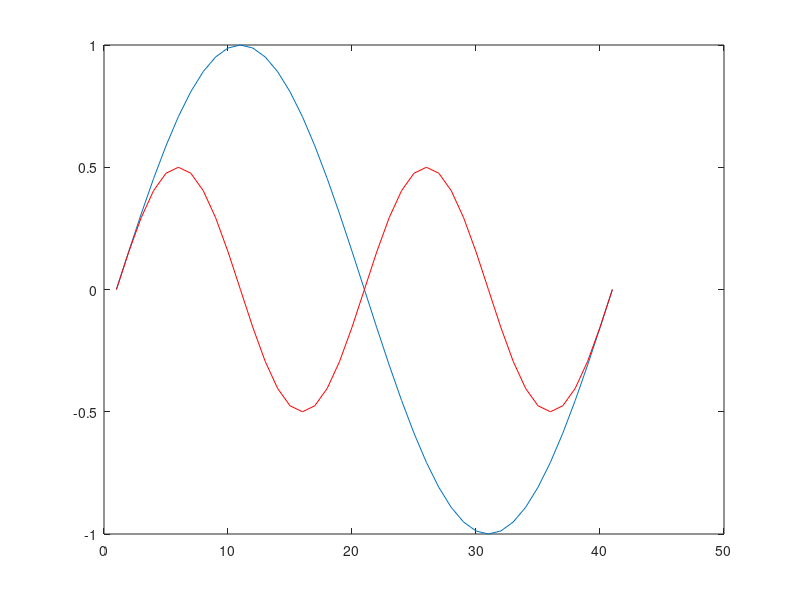

The MATLAB script that drew this image:
% Q5_1_1
%

clear all; close all

x = [0:pi/20:2*pi]

y = sin(x)

figure(1);
plot(y)
hold on;

y1 = sin(2*x) / 2; 

plot(y1, 'r')

return